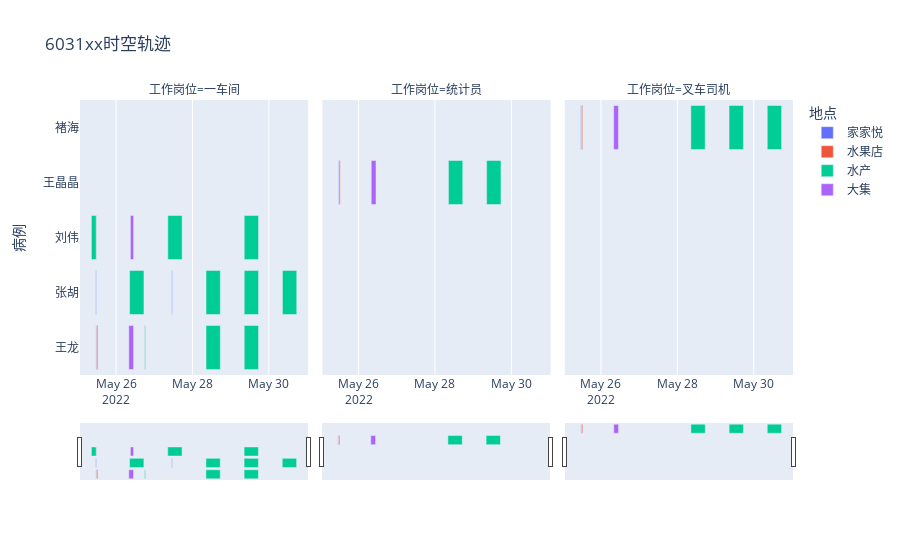

Notebook code cell kept with this figure:
### Markdown cell above
### 1.甘特图

#### 1.基于px实现
timeline

### Code cell
import pandas as pd
df1 = pd.read_excel('gantt_test.xlsx')
fig_gantt = px.timeline(
                        df1, x_start='开始时间',x_end='结束时间',y='病例',color='地点',facet_col='工作岗位',
                        hover_name='病例',title='6031xx时空轨迹')

fig_gantt.update_xaxes(rangeslider_visible=True) # 添加x轴滑动条

fig_gantt.write_html('gantt.html')
fig_gantt

### Figure 1 — Plotly figure (JSON) as saved in the notebook; plotly's stock layout.template omitted (floating-point values rounded to 4 significant figures)
{"data": [{"alignmentgroup": "True", "base": ["2022-05-25T11:20:00", "2022-05-29T11:20:00", "2022-05-27T11:00:00", "2022-05-25T11:15:00", "2022-05-25T11:40:00"], "hovertemplate": "<b>%{hovertext}</b><br><br>地点=家家悦<br>工作岗位=一车间<br>开始时间=%{base}<br>结束时间=%{x}<br>病例=%{y}<extra></extra>", "hovertext": ["王龙", "王龙", "张胡", "张胡", "刘伟"], "legendgroup": "家家悦", "marker": {"color": "#636efa"}, "name": "家家悦", "offsetgroup": "家家悦", "orientation": "h", "showlegend": true, "textposition": "auto", "type": "bar", "x": [1200000, 1800000, 1200000, 1200000, 1200000], "xaxis": "x", "y": ["王龙", "王龙", "张胡", "张胡", "刘伟"], "yaxis": "y"}, {"alignmentgroup": "True", "base": ["2022-05-25T11:20:00"], "hovertemplate": "<b>%{hovertext}</b><br><br>地点=家家悦<br>工作岗位=统计员<br>开始时间=%{base}<br>结束时间=%{x}<br>病例=%{y}<extra></extra>", "hovertext": ["王晶晶"], "legendgroup": "家家悦", "marker": {"color": "#636efa"}, "name": "家家悦", "offsetgroup": "家家悦", "orientation": "h", "showlegend": false, "textposition": "auto", "type": "bar", "x": [1200000], "xaxis": "x2", "y": ["王晶晶"], "yaxis": "y2"}, {"alignmentgroup": "True", "base": ["2022-05-25T11:20:00"], "hovertemplate": "<b>%{hovertext}</b><br><br>地点=家家悦<br>工作岗位=叉车司机<br>开始时间=%{base}<br>结束时间=%{x}<br>病例=%{y}<extra></extra>", "hovertext": ["褚海"], "legendgroup": "家家悦", "marker": {"color": "#636efa"}, "name": "家家悦", "offsetgroup": "家家悦", "orientation": "h", "showlegend": false, "textposition": "auto", "type": "bar", "x": [1200000], "xaxis": "x3", "y": ["褚海"], "yaxis": "y3"}, {"alignmentgroup": "True", "base": ["2022-05-25T11:50:00", "2022-05-25T11:30:00"], "hovertemplate": "<b>%{hovertext}</b><br><br>地点=水果店<br>工作岗位=一车间<br>开始时间=%{base}<br>结束时间=%{x}<br>病例=%{y}<extra></extra>", "hovertext": ["王龙", "刘伟"], "legendgroup": "水果店", "marker": {"color": "#EF553B"}, "name": "水果店", "offsetgroup": "水果店", "orientation": "h", "showlegend": true, "textposition": "auto", "type": "bar", "x": [2400000, 300000], "xaxis": "x", "y": ["王龙", "刘伟"], "yaxis": "y"}, {"alignmentgroup": "True", "base": ["2022-05-25T11:50:00"], "hovertemplate": "<b>%{hovertext}</b><br><br>地点=水果店<br>工作岗位=统计员<br>开始时间=%{base}<br>结束时间=%{x}<br>病例=%{y}<extra></extra>", "hovertext": ["王晶晶"], "legendgroup": "水果店", "marker": {"color": "#EF553B"}, "name": "水果店", "offsetgroup": "水果店", "orientation": "h", "showlegend": false, "textposition": "auto", "type": "bar", "x": [2400000], "xaxis": "x2", "y": ["王晶晶"], "yaxis": "y2"}, {"alignmentgroup": "True", "base": ["2022-05-25T11:50:00"], "hovertemplate": "<b>%{hovertext}</b><br><br>地点=水果店<br>工作岗位=叉车司机<br>开始时间=%{base}<br>结束时间=%{x}<br>病例=%{y}<extra></extra>", "hovertext": ["褚海"], "legendgroup": "水果店", "marker": {"color": "#EF553B"}, "name": "水果店", "offsetgroup": "水果店", "orientation": "h", "showlegend": false, "textposition": "auto", "type": "bar", "x": [2400000], "xaxis": "x3", "y": ["褚海"], "yaxis": "y3"}, {"alignmentgroup": "True", "base": ["2022-05-26T18:00:00", "2022-05-28T08:30:00", "2022-05-29T08:30:00", "2022-05-28T08:30:00", "2022-05-29T08:30:00", "2022-05-26T08:30:00", "2022-05-30T08:30:00", "2022-05-27T08:30:00", "2022-05-25T08:30:00", "2022-05-29T08:30:00"], "hovertemplate": "<b>%{hovertext}</b><br><br>地点=水产<br>工作岗位=一车间<br>开始时间=%{base}<br>结束时间=%{x}<br>病例=%{y}<extra></extra>", "hovertext": ["王龙", "王龙", "王龙", "张胡", "张胡", "张胡", "张胡", "刘伟", "刘伟", "刘伟"], "legendgroup": "水产", "marker": {"color": "#00cc96"}, "name": "水产", "offsetgroup": "水产", "orientation": "h", "showlegend": true, "textposition": "auto", "type": "bar", "x": [1800000, 32400000, 32400000, 32400000, 32400000, 32400000, 32400000, 32400000, 10800000, 32400000], "xaxis": "x", "y": ["王龙", "王龙", "王龙", "张胡", "张胡", "张胡", "张胡", "刘伟", "刘伟", "刘伟"], "yaxis": "y"}, {"alignmentgroup": "True", "base": ["2022-05-28T08:30:00", "2022-05-29T08:30:00"], "hovertemplate": "<b>%{hovertext}</b><br><br>地点=水产<br>工作岗位=统计员<br>开始时间=%{base}<br>结束时间=%{x}<br>病例=%{y}<extra></extra>", "hovertext": ["王晶晶", "王晶晶"], "legendgroup": "水产", "marker": {"color": "#00cc96"}, "name": "水产", "offsetgroup": "水产", "orientation": "h", "showlegend": false, "textposition": "auto", "type": "bar", "x": [32400000, 32400000], "xaxis": "x2", "y": ["王晶晶", "王晶晶"], "yaxis": "y2"}, {"alignmentgroup": "True", "base": ["2022-05-28T08:30:00", "2022-05-29T08:30:00", "2022-05-30T08:30:00"], "hovertemplate": "<b>%{hovertext}</b><br><br>地点=水产<br>工作岗位=叉车司机<br>开始时间=%{base}<br>结束时间=%{x}<br>病例=%{y}<extra></extra>", "hovertext": ["褚海", "褚海", "褚海"], "legendgroup": "水产", "marker": {"color": "#00cc96"}, "name": "水产", "offsetgroup": "水产", "orientation": "h", "showlegend": false, "textposition": "auto", "type": "bar", "x": [32400000, 32400000, 32400000], "xaxis": "x3", "y": ["褚海", "褚海", "褚海"], "yaxis": "y3"}, {"alignmentgroup": "True", "base": ["2022-05-26T08:00:00", "2022-05-26T09:00:00"], "hovertemplate": "<b>%{hovertext}</b><br><br>地点=大集<br>工作岗位=一车间<br>开始时间=%{base}<br>结束时间=%{x}<br>病例=%{y}<extra></extra>", "hovertext": ["王龙", "刘伟"], "legendgroup": "大集", "marker": {"color": "#ab63fa"}, "name": "大集", "offsetgroup": "大集", "orientation": "h", "showlegend": true, "textposition": "auto", "type": "bar", "x": [10800000, 7200000], "xaxis": "x", "y": ["王龙", "刘伟"], "yaxis": "y"}, {"alignmentgroup": "True", "base": ["2022-05-26T08:00:00"], "hovertemplate": "<b>%{hovertext}</b><br><br>地点=大集<br>工作岗位=统计员<br>开始时间=%{base}<br>结束时间=%{x}<br>病例=%{y}<extra></extra>", "hovertext": ["王晶晶"], "legendgroup": "大集", "marker": {"color": "#ab63fa"}, "name": "大集", "offsetgroup": "大集", "orientation": "h", "showlegend": false, "textposition": "auto", "type": "bar", "x": [10800000], "xaxis": "x2", "y": ["王晶晶"], "yaxis": "y2"}, {"alignmentgroup": "True", "base": ["2022-05-26T08:00:00"], "hovertemplate": "<b>%{hovertext}</b><br><br>地点=大集<br>工作岗位=叉车司机<br>开始时间=%{base}<br>结束时间=%{x}<br>病例=%{y}<extra></extra>", "hovertext": ["褚海"], "legendgroup": "大集", "marker": {"color": "#ab63fa"}, "name": "大集", "offsetgroup": "大集", "orientation": "h", "showlegend": false, "textposition": "auto", "type": "bar", "x": [10800000], "xaxis": "x3", "y": ["褚海"], "yaxis": "y3"}], "layout": {"annotations": [{"font": {}, "showarrow": false, "text": "工作岗位=一车间", "x": 0.16, "xanchor": "center", "xref": "paper", "y": 1, "yanchor": "bottom", "yref": "paper"}, {"font": {}, "showarrow": false, "text": "工作岗位=统计员", "x": 0.5, "xanchor": "center", "xref": "paper", "y": 1, "yanchor": "bottom", "yref": "paper"}, {"font": {}, "showarrow": false, "text": "工作岗位=叉车司机", "x": 0.84, "xanchor": "center", "xref": "paper", "y": 1, "yanchor": "bottom", "yref": "paper"}], "barmode": "overlay", "legend": {"title": {"text": "地点"}, "tracegroupgap": 0}, "title": {"text": "6031xx时空轨迹"}, "xaxis": {"anchor": "y", "domain": [0, 0.32], "rangeslider": {"visible": true}, "type": "date"}, "xaxis2": {"anchor": "y2", "domain": [0.34, 0.66], "matches": "x", "rangeslider": {"visible": true}, "type": "date"}, "xaxis3": {"anchor": "y3", "domain": [0.68, 1.0], "matches": "x", "rangeslider": {"visible": true}, "type": "date"}, "yaxis": {"anchor": "x", "domain": [0, 1], "title": {"text": "病例"}}, "yaxis2": {"anchor": "x2", "domain": [0, 1], "matches": "y", "showticklabels": false}, "yaxis3": {"anchor": "x3", "domain": [0, 1], "matches": "y", "showticklabels": false}}}
